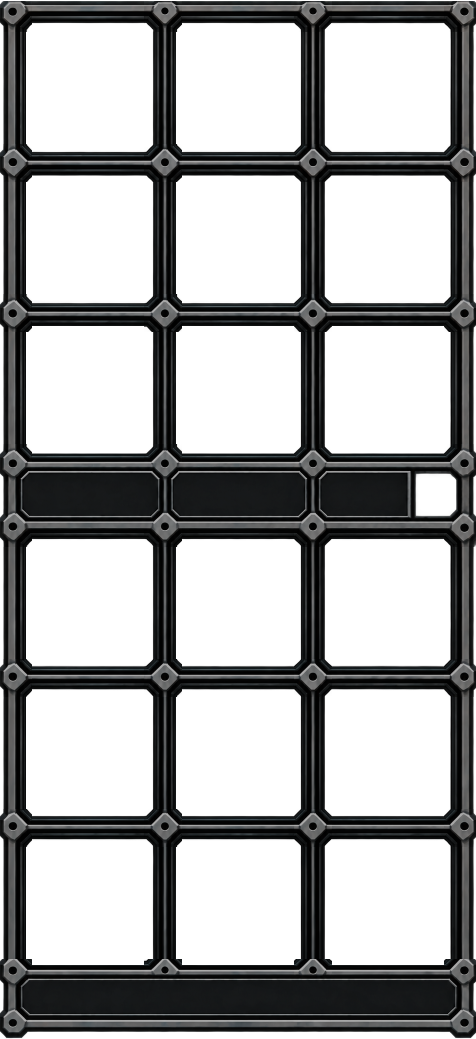
#> input picture mole/assets/rhythm-b/skeleton.png, 952 x 2078 px, found by its file name (shown at 1/2 size)
$ python fix-bottom-button-edges.py
#> lines starting #> are read from the running program, lines starting #| are printed output that depends on the picture; after the words box and inside, x2 and y2 are one past the last pixel; in counts of white or black regions, pixels touching at a corner belong together
"""맨 아래 버튼 하단만 정상적인 첫째 줄 하단 픽셀로 복구."""
from pathlib import Path
from PIL import Image, ImageDraw
p=Path('mole/assets/rhythm-b')
original=Image.open(p/'skeleton.png').convert('RGBA')
#> original is the input picture: PIL image 952x2078 RGBA; mean R, G, B, A 15.8, 16.4, 16.6, 100.8
fixed=original.copy()
# 연결부 중앙은 1356→1956으로 동일한 600px 간격. 리사이즈 없이 복사.
fixed.paste(original.crop((0,1318,952,1356)),(0,1918))
# 연결부를 중간에서 잘라 붙이지 않고 본체 전체를 동일 원본으로 맞춘다.
# 광고창 면은 보존하고 연결부의 실제 팔각형 본체만 교체.
for cx in [26,326,626,926]:
    node=original.crop((cx-28,1356-28,cx+29,1356+29))
    mask=Image.new('L',(57,57),0)
    ImageDraw.Draw(mask).polygon([(10,0),(46,0),(56,10),(56,46),(46,56),(10,56),(0,46),(0,10)],fill=255)
    fixed.paste(node,(cx-28,1956-28),mask)
#> this loop made 4 passes
#> pass 1, `node=original.crop((cx-28,1356-28,cx+29,1356+29))`:
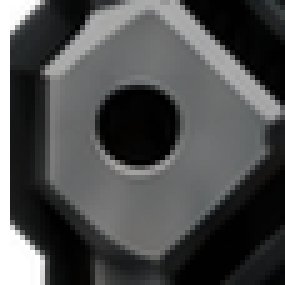
#> node: PIL image 57x57 RGBA (shown 5 times larger); mean R, G, B, A 61.4, 62.2, 62.4, 237.3; transparent parts drawn white
#> pass 2, `node=original.crop((cx-28,1356-28,cx+29,1356+29))`:
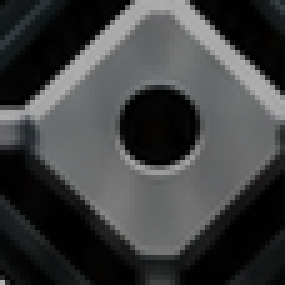
#> node: PIL image 57x57 RGBA (shown 5 times larger); mean R, G, B, A 61.3, 62.3, 62.7, 252.9; transparent parts drawn white
#> pass 3, `node=original.crop((cx-28,1356-28,cx+29,1356+29))`:
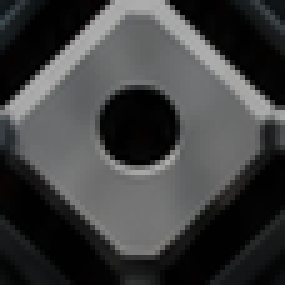
#> node: PIL image 57x57 RGBA (shown 5 times larger); mean R, G, B, A 61.3, 61.9, 62.1, 253; transparent parts drawn white
#> after the loop:
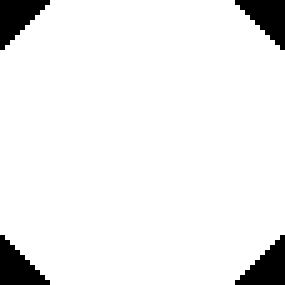
#> mask: PIL image 57x57 L (shown 5 times larger); 93.2% white; 4 black regions, box (x1, y1, x2, y2) and area: (0, 0, 10, 10) 55, (47, 0, 57, 10) 55, (0, 47, 10, 57) 55, (47, 47, 57, 57) 55
#> after the loop:
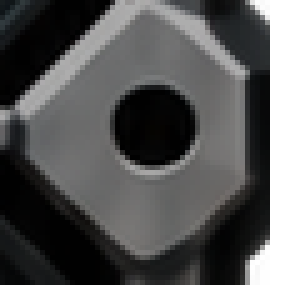
#> node: PIL image 57x57 RGBA (shown 5 times larger); mean R, G, B, A 61.2, 61.4, 61.4, 236.3; transparent parts drawn white
assert fixed.crop((0,0,952,1918)).tobytes()==original.crop((0,0,952,1918)).tobytes()
assert fixed.crop((0,1985,952,2078)).tobytes()==original.crop((0,1985,952,2078)).tobytes()
fixed.save(p/'skeleton-bottom-fixed.png')
print('PASS: bottom corners and full connector bodies matched; upper regions and ad face preserved.')
